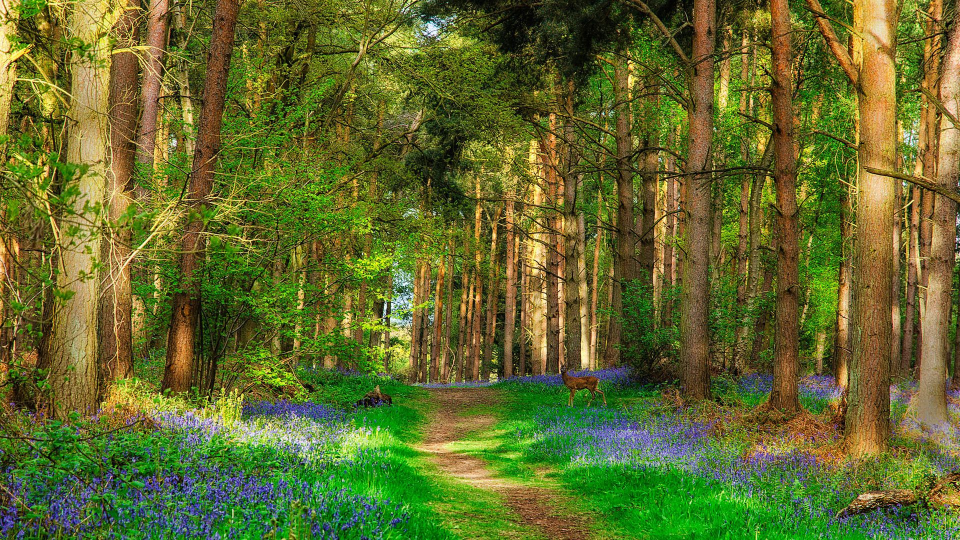
#> input picture problem_sets/ps10/NPR/Input/forest.jpg, 1920 x 1080 px (shown at 1/2 size); its folder holds only this picture in this run
$ python -i nprHelper.py   (imports and definitions only)
#> lines starting #> are read from the running program, lines starting #| are printed output that depends on the picture; after the words box and inside, x2 and y2 are one past the last pixel; in counts of white or black regions, pixels touching at a corner belong together
#> further down, picture is the input picture: shape (1080, 1920, 3); mean B, G, R 44.4, 106.6, 97.9
import imageIO
from imageIO import *
#import a2
#from a2 import *
import numpy
from numpy import *
import scipy
from scipy import signal
from scipy import ndimage
#import a7help
#reload(a7help)
#from a7help import *
import random as rnd
import math
from math import sqrt, cos, sin

#Helpful functions for you to use at your own risk! They are probably correct for the most part though...

Sobel=array([[-1, 0, 1], [-2, 0, 2], [-1, 0, 1]])

# [14 lines left out: functions imageFrom1Channel, sharpnessMap, not called in this run]

def computeTensor(im, sigmaG=1, factor=4, debug=False):
#> called with sigmaG = 1, factor = 4, debug = False
    L=dot(im, array([0.3, 0.6, 0.1]))
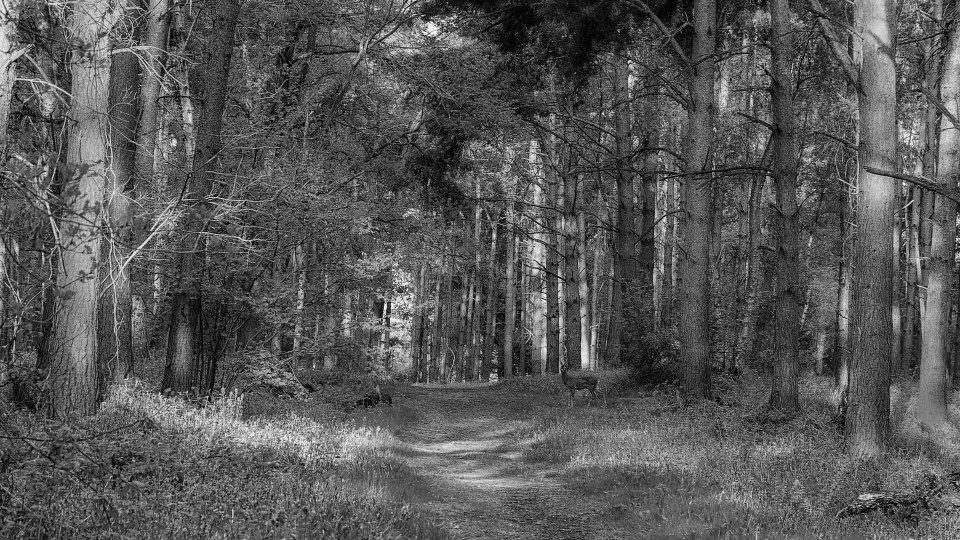
#> L: shape (1080, 1920) float64 (shown at 1/2 size); min 0, max 254.9, mean 87.1
    L=L**0.5
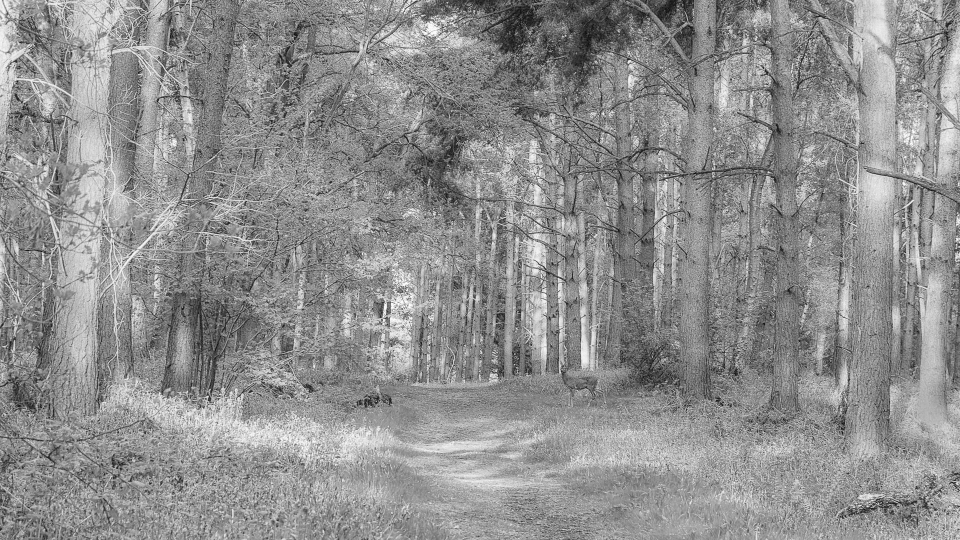
#> L: shape (1080, 1920) float64 (shown at 1/2 size); min 0, max 15.97, mean 8.97; drawn with min black and max white
    L=ndimage.filters.gaussian_filter(L, sigmaG)
    gx=signal.convolve(L, Sobel, mode='same')
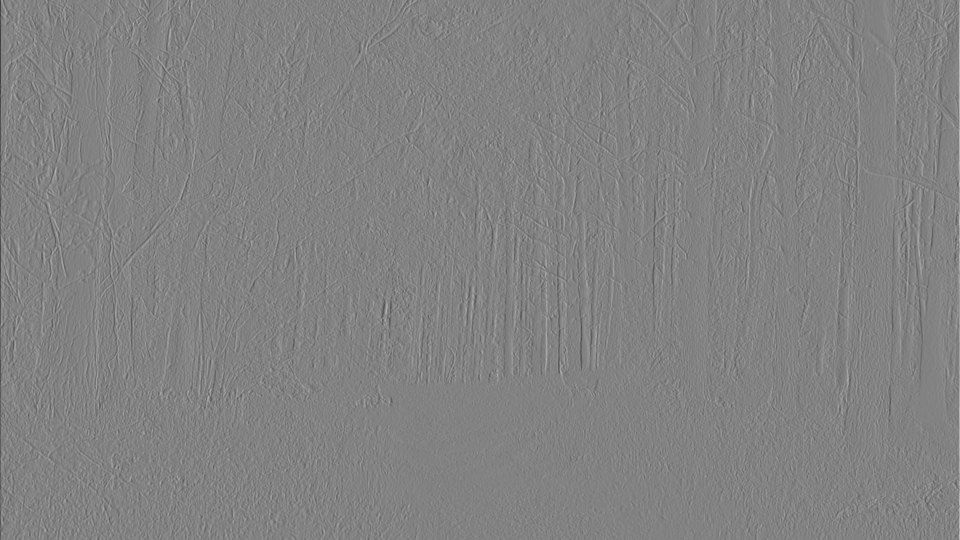
#> gx: shape (1080, 1920) float64 (shown at 1/2 size); min -60.41, max 57.83, mean 0; drawn with min black and max white
    gy=signal.convolve(L, Sobel.T, mode='same')

    h, w=im.shape[0], im.shape[1]
#> h = 1080; w = 1920

    gx[:, 0:2]=0
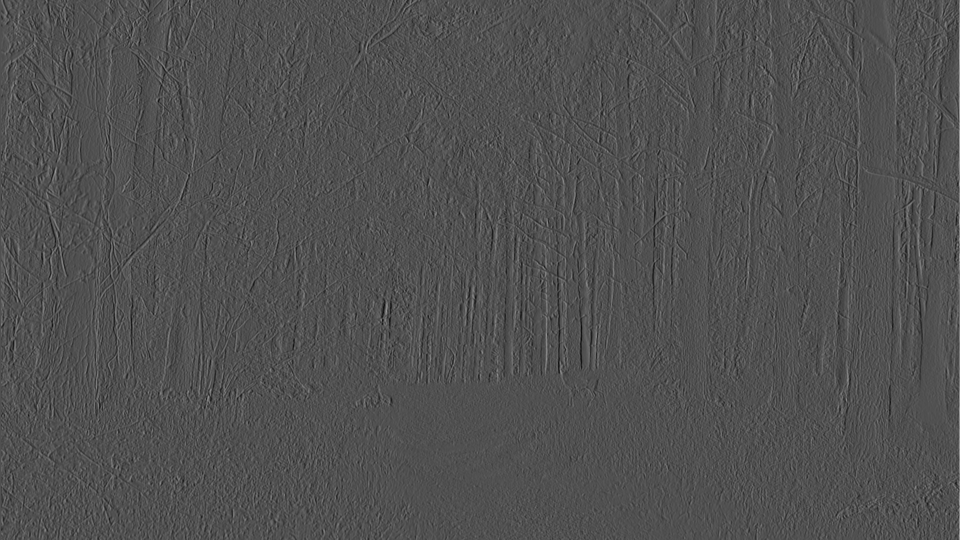
#> gx: shape (1080, 1920) float64 (shown at 1/2 size); min -26.78, max 57.83, mean 0; drawn with min black and max white
    gy[0:2, :]=0
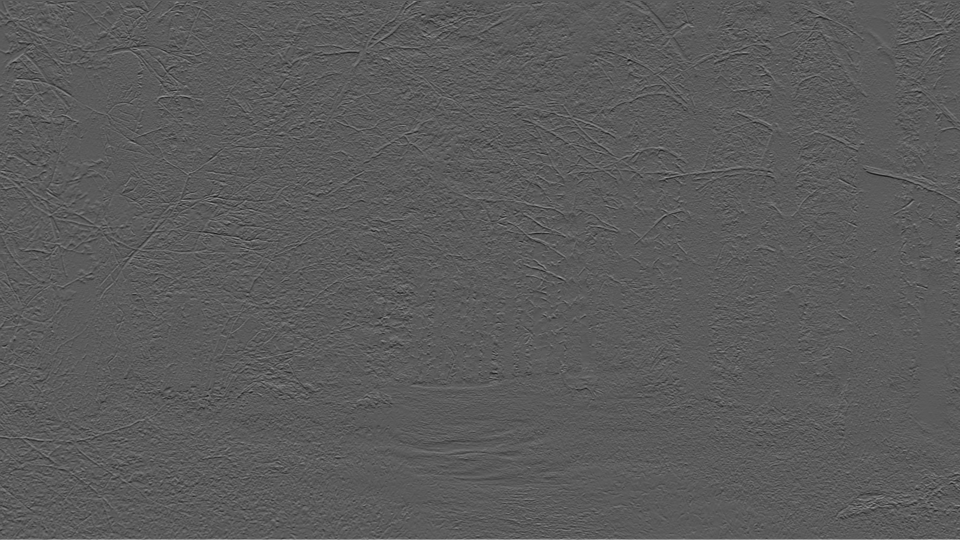
#> gy: shape (1080, 1920) float64 (shown at 1/2 size); min -30.31, max 54.24, mean 0; drawn with min black and max white
    gx[:, w-2:w]=0
    gy[h-2:h, :]=0
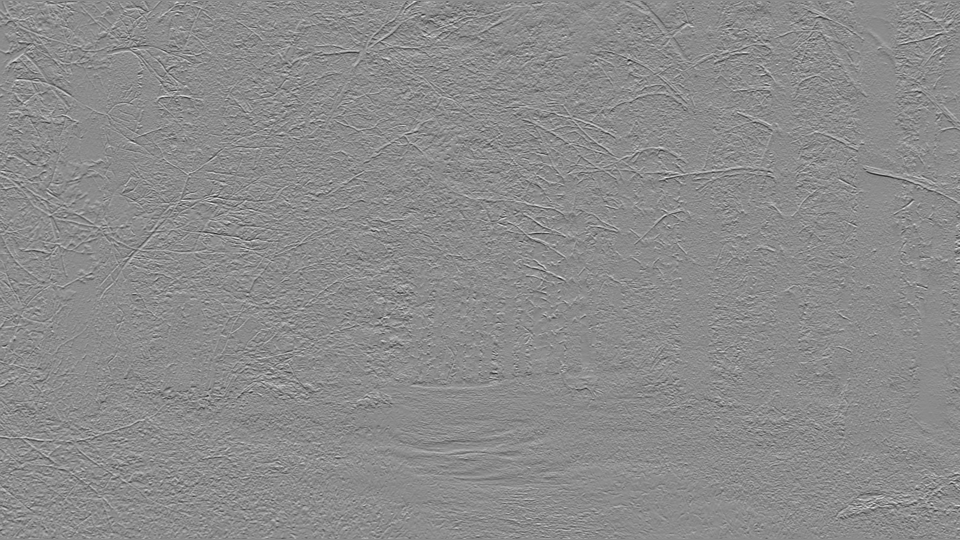
#> gy: shape (1080, 1920) float64 (shown at 1/2 size); min -30.31, max 24.98, mean 0; drawn with min black and max white

    out = empty([L.shape[0], L.shape[1], 2, 2])

    out[:, :, 0, 0]=gy*gy
    out[:, :, 0, 1]=gy*gx
    out[:, :, 1, 0]=gy*gx
    out[:, :, 1, 1]=gx*gx

    out=ndimage.filters.gaussian_filter(out, [sigmaG*factor, sigmaG*factor, 0, 0])
    return out

# [54 lines left out: functions eigenVec, scaleImage, rotateImage, rotateBrushes, BW, gfilter3, not called in this run]

# [14 lines of commented-out code are left out]

>>> import cv2
>>> picture = cv2.imread('Input/forest.jpg')
>>> result = computeTensor(picture)

$ run again, on problem_sets/ps10/NPR/Input/DSC_0579.png
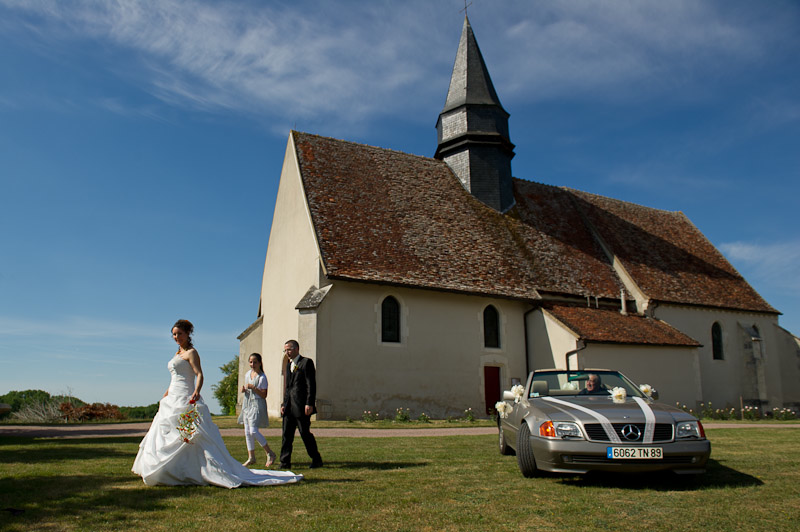
#> input picture problem_sets/ps10/NPR/Input/DSC_0579.png, 800 x 532 px
#> picture is the input picture: shape (532, 800, 3); mean B, G, R 104.5, 98.6, 84.6
#> in computeTensor, `gx[:, 0:2]=0`:
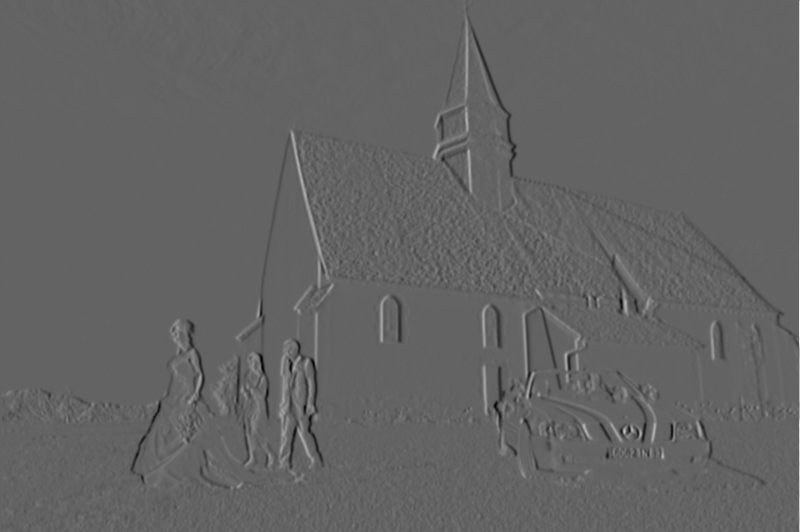
#> gx: shape (532, 800) float64; min -31.76, max 49.39, mean 0.1; drawn with min black and max white
#> in computeTensor, `gy[h-2:h, :]=0`:
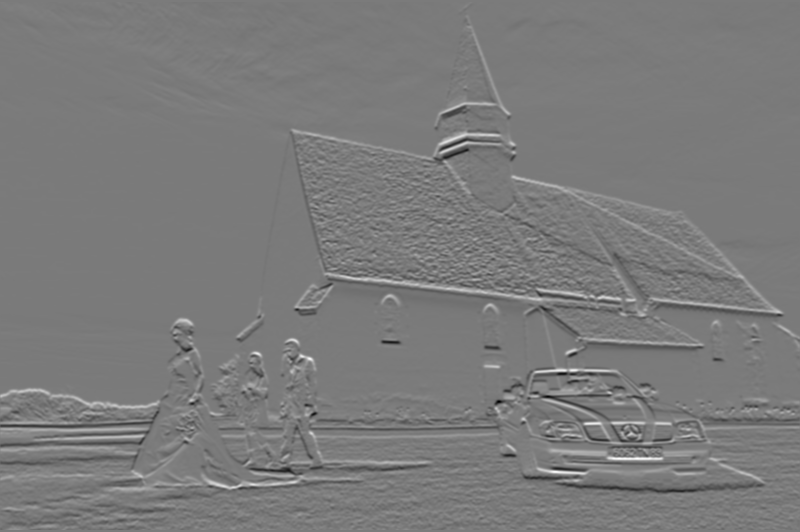
#> gy: shape (532, 800) float64; min -28.72, max 30.81, mean 0; drawn with min black and max white

$ run again, on problem_sets/ps10/NPR/Input/DSC_8268.png
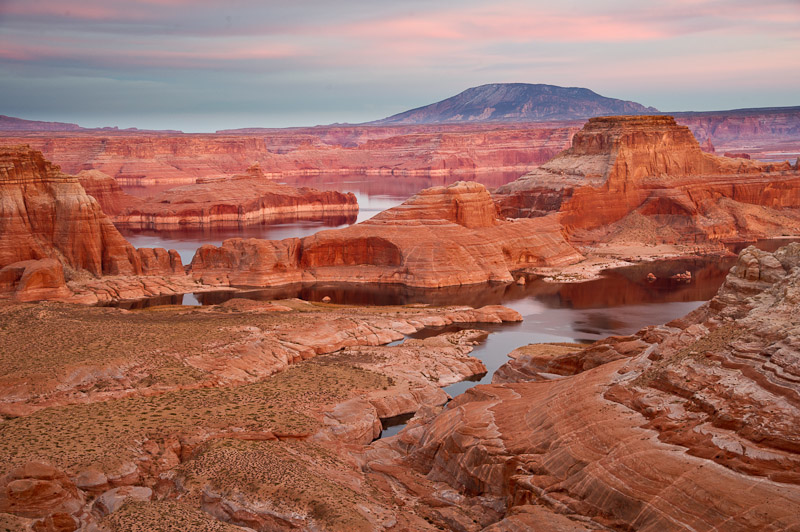
#> input picture problem_sets/ps10/NPR/Input/DSC_8268.png, 800 x 532 px
#> picture is the input picture: shape (532, 800, 3); mean B, G, R 94.4, 107.6, 161.5
#> in computeTensor, `gy[0:2, :]=0`:
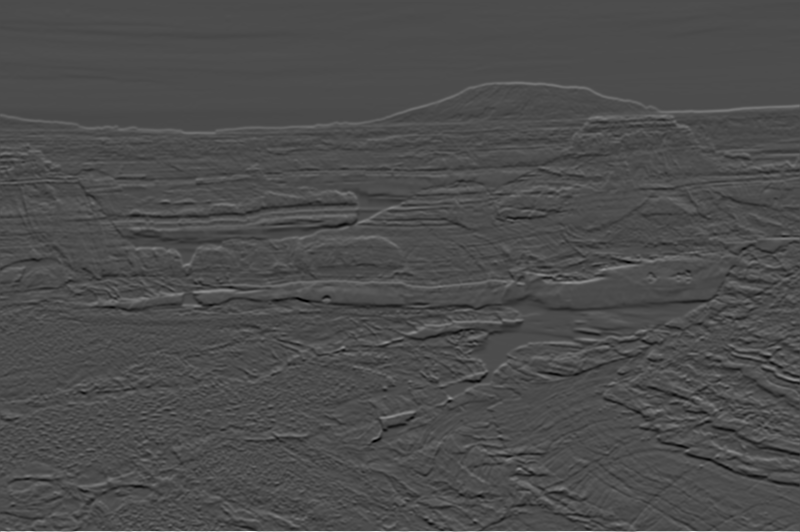
#> gy: shape (532, 800) float64; min -19.88, max 46.42, mean 0.1; drawn with min black and max white
#> in computeTensor, `gy[h-2:h, :]=0`:
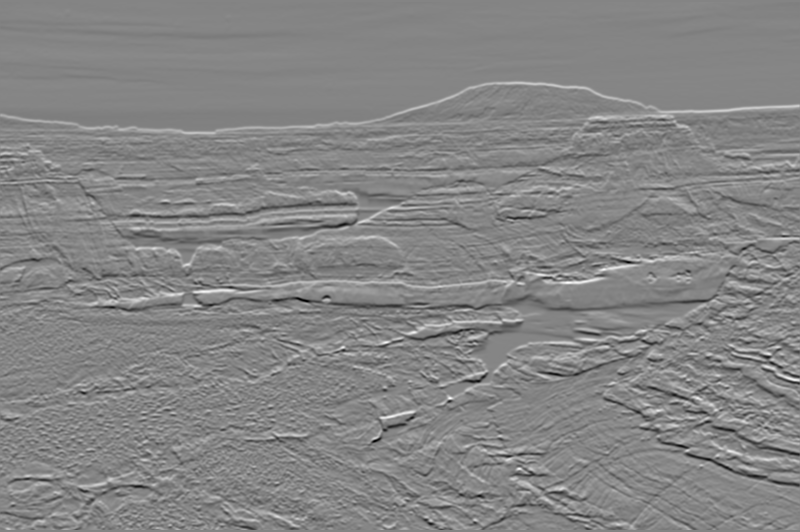
#> gy: shape (532, 800) float64; 0.38% of pixels changed, all inside (x1, y1, x2, y2) = (0, 530, 800, 532); drawn with min black and max white

$ run again, on problem_sets/ps10/NPR/Input/DSC_8394.png
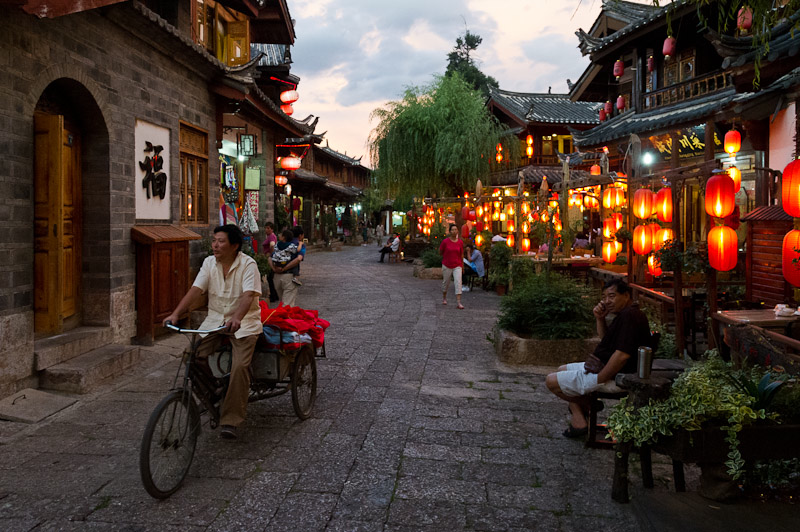
#> input picture problem_sets/ps10/NPR/Input/DSC_8394.png, 800 x 532 px
#> picture is the input picture: shape (532, 800, 3); mean B, G, R 52.8, 61, 75.7
#> in computeTensor, `L=L**0.5`:
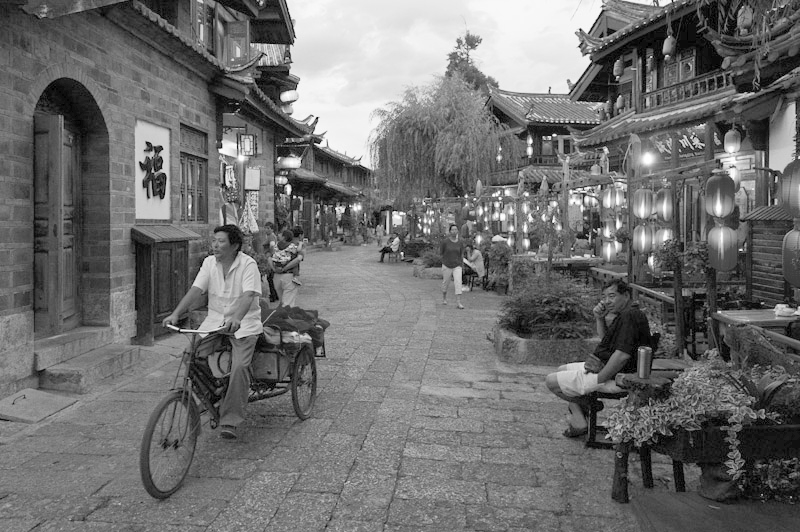
#> L: shape (532, 800) float64; min 0, max 15.97, mean 6.96; drawn with min black and max white
#> in computeTensor, `gy[0:2, :]=0`:
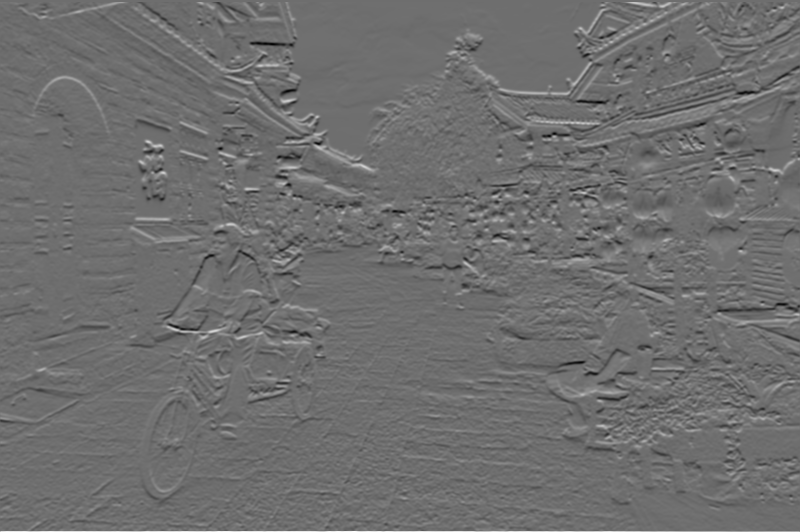
#> gy: shape (532, 800) float64; min -29.91, max 39.01, mean 0.1; drawn with min black and max white
